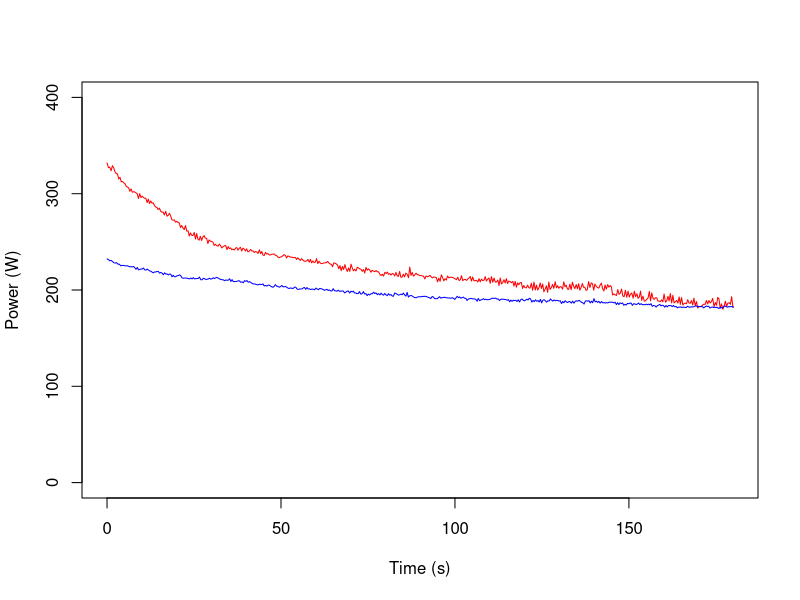

This figure's R source: (Note: a time limit stopped this script after it produced the figure.)
#!/usr/bin/env Rscript

cim <- read.csv("cim.csv", header = TRUE)
mini <- read.csv("minicim.csv", header = TRUE)

x11()
plot(cim$Time, cim$Power, col="red", ylim = c(0, 400), type="l",
     xlab="Time (s)", ylab="Power (W)")
points(mini$Time, mini$Power, col="blue", type="l")

Sys.sleep(1000)
